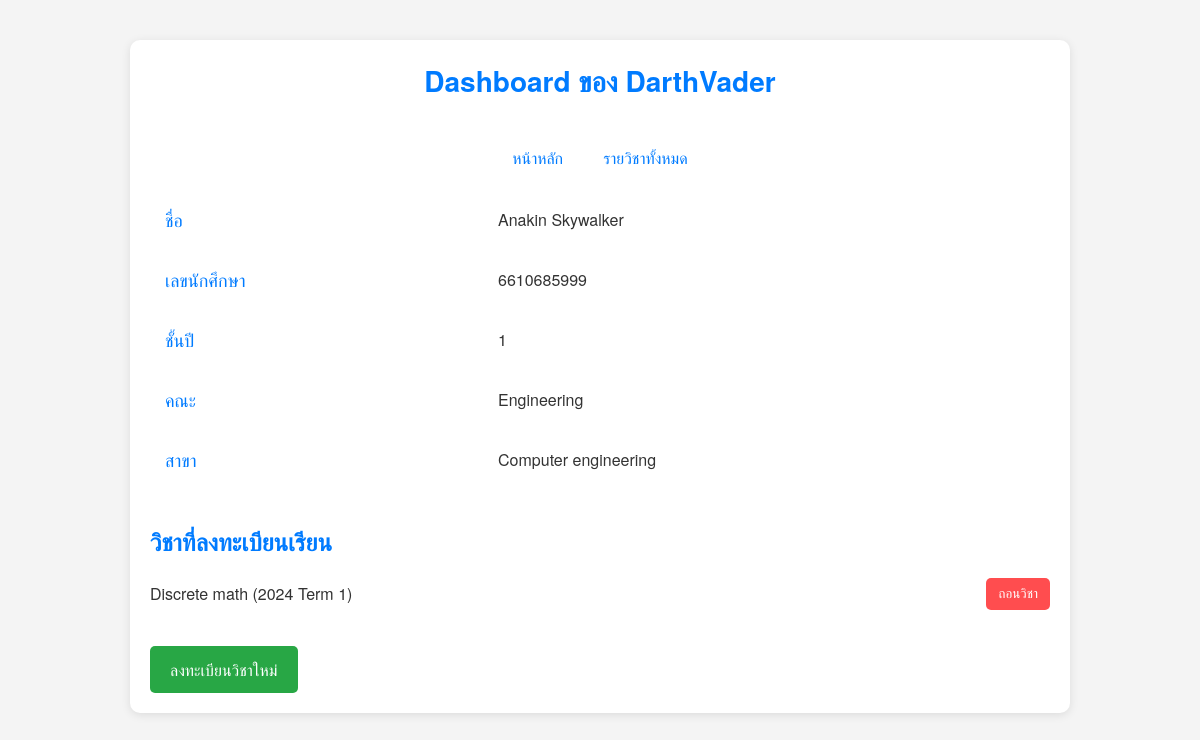
/users/dashboard/ (signed in), run on the app's committed database.
### app_users/models.py (models this page shows, shortened)
class Student(models.Model):
    GENDER_CHOICES = [
        ("M", "Male"),
        ("F", "Female"),
        ("O", "Other"),
    ]
    student_id = models.CharField(max_length=10, unique=True)  # รหัสนักเรียน
    first_name = models.CharField(max_length=100)  # ชื่อ
    last_name = models.CharField(max_length=100)  # นามสกุล
    date_of_birth = models.DateField()  # วันเกิด
    email = models.EmailField(unique=True)  # อีเมล
    phone_number = models.CharField(max_length=15, blank=True, null=True)  # เบอร์โทรศัพท์
    address = models.TextField(blank=True, null=True)  # ที่อยู่
    gender = models.CharField(max_length=1, choices=GENDER_CHOICES, default="O")  # เพศ
    faculty = models.CharField(max_length=100, blank=True, null=True)  # คณะวิชา
    major = models.CharField(max_length=100, blank=True, null=True)  # สาขาวิชา
    year_level = models.IntegerField(default=1)  # ปีการศึกษา
    user = models.OneToOneField(User, on_delete=models.CASCADE)

### RegCN/models.py (models this page shows, shortened)
class QuotaRequest(models.Model):
    student = models.ForeignKey(User, on_delete=models.CASCADE)  # นักเรียนที่ขอโควต้า
    subject = models.ForeignKey(Subject, on_delete=models.CASCADE)  # วิชาที่ต้องการขอโควต้า
    request_date = models.DateTimeField(auto_now_add=True)  # วันที่ขอ
    approved = models.BooleanField(default=False)  # อนุมัติหรือไม่
    rejected = models.BooleanField(default=False)  # ปฏิเสธหรือไม่

class Subject(models.Model):
    title = models.CharField(max_length=60)
    subject_id = models.CharField(max_length=6, primary_key=True)
    subject_term = models.CharField(max_length=6, choices=term_choice, default="1")
    subject_year = models.IntegerField(
        choices=YEAR_CHOICES, default=datetime.datetime.now().year
    )
    avilable_seat = models.IntegerField(default=0, validators=[MinValueValidator(0)])
    subject_is_open = models.BooleanField()

### app_users/views.py (the view)
# urls.py: path("dashboard/", views.dashboard, name="dashboard"),
@login_required
def dashboard(request: HttpRequest):
    quota_requests = None
    try:
        student = Student.objects.get(user=request.user)
        quota_requests = QuotaRequest.objects.filter(student=student.user)  # ข้อมูลการลงทะเบียนวิชา
        subjects = [quota_request.subject for quota_request in quota_requests]  # ดึงวิชาที่ผู้ใช้ลงทะเบียน
    except Student.DoesNotExist:
        student = None  # กรณีไม่มีข้อมูล Student
        subjects = []
    return render(request, "registration/dashboard.html", {"student": student, 'quota_requests': quota_requests, 'subjects': subjects})

### app_users/templates/registration/dashboard.html (shortened to what this page needs)
<!DOCTYPE html>
<html lang="en">
<head>
</head>
<body>
    <div class="container">
        <div class="header">
            Dashboard ของ {{ student.user.username }}
        </div>
        <div class="left-section">
            <a href="{% url 'home' %}">หน้าหลัก</a>
            <a href="{% url 'subject_list' %}" class="btn">รายวิชาทั้งหมด</a>
        </div>
        {% if student %}
        <table>
            <tr>
                <th>ชื่อ</th>
                <td>{{ student.first_name }} {{ student.last_name }}</td>
            </tr>
            <tr>
                <th>เลขนักศึกษา</th>
                <td>{{ student.student_id }}</td>
            </tr>
            <tr>
                <th>ชั้นปี</th>
                <td>{{ student.year_level }}</td>
            </tr>
            <tr>
                <th>คณะ</th>
                <td>{{ student.faculty }}</td>
            </tr>
            <tr>
                <th>สาขา</th>
                <td>{{ student.major }}</td>
            </tr>
        </table>
        <h2>วิชาที่ลงทะเบียนเรียน</h2>
        <ul>
            {% for request in quota_requests %}
            <li>
                <span class="subject-info">
                    {{ request.subject.title }} ({{ request.subject.subject_year }} Term {{ request.subject.subject_term }})
                </span>
                <span class="subject-actions">
                    <form action="{% url 'drop_subject' request.subject.subject_id %}" method="POST">
                        <button type="submit">ถอนวิชา</button>
                    </form>
                </span>
            </li>
            {% empty %}
            <li>ยังไม่ได้ลงทะเบียนวิชาใดๆ</li>
            {% endfor %}
        </ul>
        <a href="{% url 'register_subject' %}" class="register-link">ลงทะเบียนวิชาใหม่</a>
        {% else %}
        <p>ไม่พบข้อมูลนักเรียนในระบบ</p>
        {% endif %}
    </div>
</body>
</html>

### app_users/templates/registration/dashboard.html (style rules this page uses)
body { font-family: 'Helvetica Neue', Arial, sans-serif; background-color: #f4f4f4; color: #333; margin: 0; padding: 0; }
.container { max-width: 900px; margin: 40px auto; padding: 20px; background-color: #fff; box-shadow: 0 2px 10px rgba(0, 0, 0, 0.1); border-radius: 10px; }
.header { text-align: center; font-size: 28px; color: #007bff; margin-bottom: 30px; font-weight: 600; }
table { width: 100%; margin-bottom: 20px; border-collapse: separate; border-spacing: 0 10px; }
th, td { padding: 12px 15px; }
th { text-align: left; color: #007bff; font-weight: 500; font-size: 18px; }
td { color: #333; font-size: 16px; }
.left-section { display: flex; justify-content: center; gap: 10px; }
.left-section a { text-decoration: none; color: #007bff; padding: 15px; border-radius: 5px; transition: background-color 0.2s; }
h2 { color: #007bff; font-size: 24px; margin-top: 30px; }
ul { list-style-type: none; padding: 0; }
li { font-size: 16px; margin-bottom: 10px; display: flex; justify-content: space-between; align-items: center; }
.subject-info { flex-grow: 1; }
.subject-actions form { display: inline; }
.subject-actions button { background-color: #ff4d4f; color: white; border: none; padding: 8px 12px; border-radius: 5px; cursor: pointer; transition: background-color 0.3s; }
.register-link { display: inline-block; margin-top: 20px; padding: 12px 20px; background-color: #28a745; color: white; text-decoration: none; border-radius: 5px; font-size: 16px; }

### data on the page
Student: user.username "DarthVader", first_name "Anakin", last_name "Skywalker", student_id "6610685999", year_level "1", faculty "Engineering", major "Computer engineering"
QuotaRequest: subject "Discrete math", subject.subject_year "2024", subject.subject_term "1"
